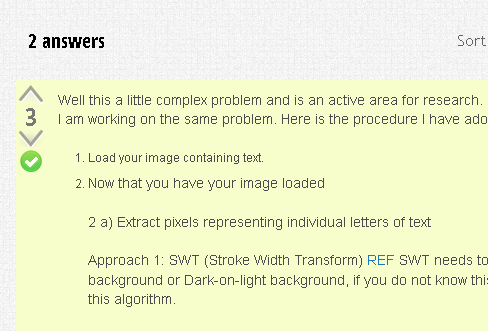
#> input picture 1.png, 488 x 331 px
$ jupyter execute window.ipynb
#> lines starting #> are read from the running program, lines starting #| are printed output that depends on the picture
[cell 1]
# importing cv2 module
import cv2

# read the image
img = cv2.imread("1.png")
#> img is the input picture: shape (331, 488, 3); mean B, G, R 208.7, 243.5, 238.4

# showing the images
cv2.imshow('P', img)
cv2.imshow('Q', img)


# using the wait key function to delay
# the closing of windows till any ke is pressed
cv2.waitKey(0)

# Destroying All the windows
cv2.destroyAllWindows()

[cell 2]
import cv2
import numpy as np

# total_frames = 50
cv2.namedWindow("Dragonfly Simulation")
cv2.startWindowThread()
# for i in range(total_frames):
while True:
    # do stuff
    img = np.random.randint(0,255,(200,300)).astype(np.uint8)
    cv2.imshow("Dragonfly Simulation", img)
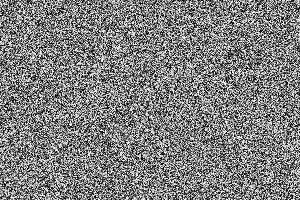
#> window 'Dragonfly Simulation': shape (200, 300); min 0, max 254, mean 127.4
    key = cv2.waitKey(200)
#> (key Esc is pressed here)
    print(key)
    if key in [ord('a'), 1048673]:
        print(' esc a pressed!')
    elif key in [27, 1048603]: # ESC key to abort, close window
        cv2.destroyAllWindows()
        break

# do the rest of processing after break
print ('results:')
